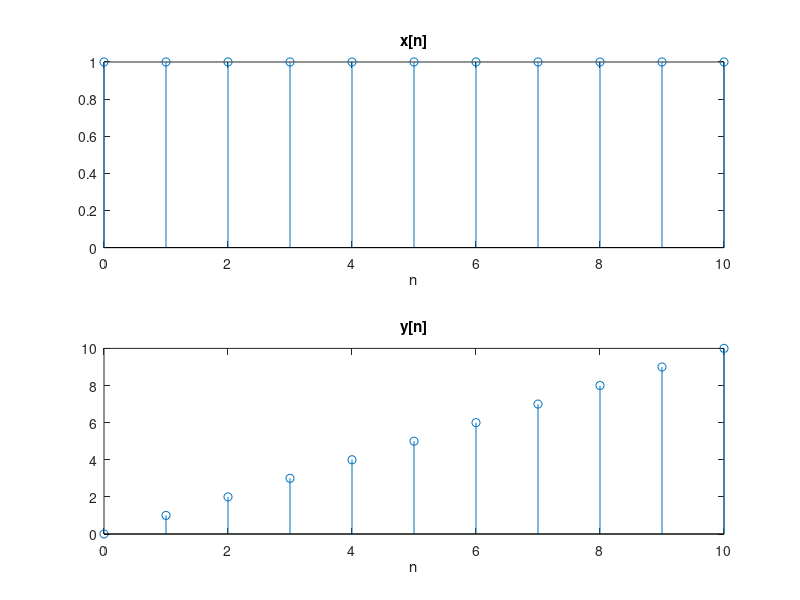

Recreate this plot in MATLAB.
% Not stable
n = 0:10;
x = ones(1,size(n,2));  % difine x[n] = u[n]
y = n.*x;               % y[n] = n * x[n]

subplot(211);stem(n,x);
title('x[n]');xlabel('n');
subplot(212);stem(n,y);
title('y[n]');xlabel('n');